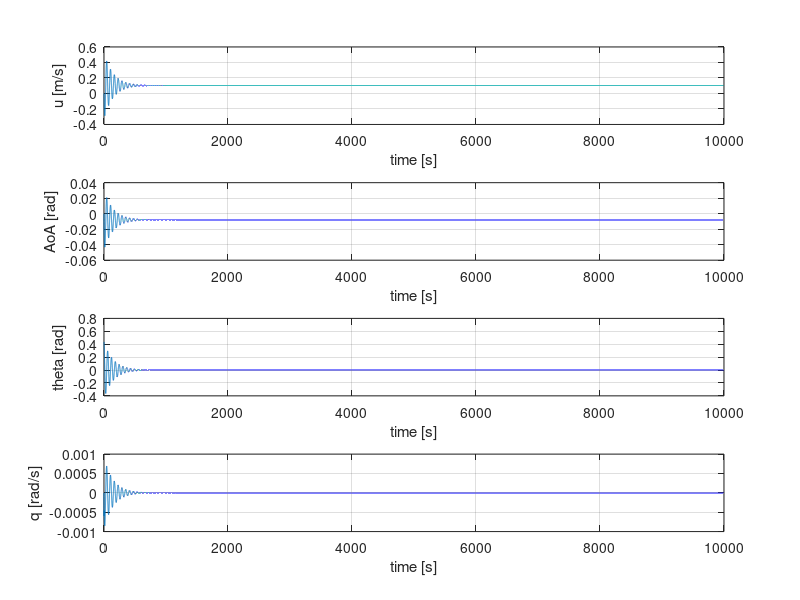

MATLAB code for this plot:
clear; close all;

%Symmetric equations of motion in state space system

% C_1*x_dot + C_2*x + C_3*u = 0

K_Y = sqrt(1.25*1.114);
c_bar = 2.0569 ;

th0 = 0;

hp0    = 5000;      	  % pressure altitude in the stationary flight condition [m]
V0     = 100;            % true airspeed in the stationary flight condition [m/sec]
m      = 9500;         % Kg

rho0   = 1.2250;          % air density at sea level [kg/m^3] 
lambda = -0.0065;         % temperature gradient in ISA [K/m]
Temp0  = 288.15;          % temperature at sea level in ISA [K]
R      = 287.05;          % specific gas constant [m^2/sec^2K]
g      = 9.81;            % [m/sec^2] (gravity constant)

rho    = rho0*((1+(lambda*hp0/Temp0)))^(-((g/(lambda*R))+1));   % [kg/m^3]  (air density)
W      = m*g;
b = 15.911;
S = 30;
mu_c = m/(rho*S*c_bar);
C_L = 2*W/(rho*V0^2*S);
V = V0;

Cx_o = W*sin(th0)/(0.5*rho*V0^2*S);
Cx_u = -0.02792;
Cx_al = -0.47966;
Cx_q = -0.28170;
Cx_de = -0.03728;

Cz_o = -W*cos(th0)/(0.5*rho*V0^2*S);
Cz_u = -0.37616;
Cz_al = -5.74340;
Cz_al_dot = -0.00350;
Cz_q = -5.66290;
Cz_de = -0.69612;

Cm_u = +0.06990;
Cm_al = -0.5626;
Cm_al_dot = +0.17800;
Cm_q = -8.79415;
Cm_de = -1.1642;

Q = c_bar/V

% C_1 = [-2*mu_c/c_bar,0,0,0; 0,Cz_al_dot-2*mu_c,0,0;0,0,-1,0;0,Cm_al_dot,0,-2*mu_c*K_Y^2*c_bar/V];
% C_2 = [Cx_u/c_bar,Cx_al*V/c_bar,Cz_o*V/c_bar,Cx_q;Cz_u/c_bar,Cz_al*V/c_bar,Cx_o*V/c_bar,Cz_q+2*mu_c;0,0,0,1;Cm_u/c_bar,Cm_al*V/c_bar,0,Cm_q];
% C_3 = [Cx_de*V/c_bar;Cz_de*V/c_bar;0;Cm_de*V/c_bar];

C_1 = [-2*mu_c*Q,0,0,0; 0,(Cz_al_dot-2*mu_c)*Q,0,0;0,0,-Q,0;0,Cm_al_dot*Q,0,-2*mu_c*K_Y^2*Q];
C_2 = [-Cx_u,-Cx_al,-Cz_o,-Cx_q;-Cz_u,-Cz_al,Cx_o,-(Cz_q+2*mu_c);0,0,0,-1;-Cm_u,-Cm_al,0,-Cm_q];
C_3 = [-Cx_de;-Cz_de;0;-Cm_de];

C_2 = -C_2;
C_3 = -C_3;


As = -inv(C_1) * C_2;
Bs = -inv(C_1) * C_3;

Cs = eye(4);
Ds = 0;

sys_s = ss(As,Bs,Cs,Ds);

init = [0,0,25/180*pi,0];
t = 0:0.1:10000;
step = ones(1, length(t));
% [y,t]=step(0.1*sys_s);

[y, t] = lsim(sys_s, 0.01*step, t, init);

subplot(4, 1, 1);
plot(t, y(:, 1));
xlabel("time [s]")
ylabel("u [m/s]")
grid on
subplot(4, 1, 2);
plot(t, y(:, 2));
xlabel("time [s]")
ylabel("AoA [rad]")
grid on

subplot(4, 1, 3);
plot(t, y(:, 3));
xlabel("time [s]")
ylabel("theta [rad]")
grid on

subplot(4, 1, 4);
plot(t, y(:, 4));
xlabel("time [s]")
ylabel("q [rad/s]")
grid on

eig(As)
